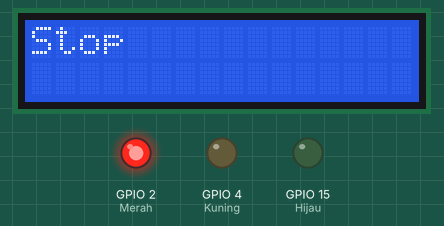
Simulated run of this sketch. Board: ESP32. Shown: 16×2 character LCD, output pins drawn as LEDs (lit = HIGH).

Above: at 0.1 s.
At 5.1 s:
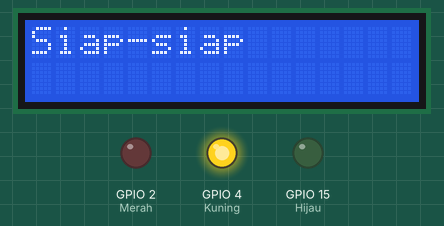
At 12.1 s:
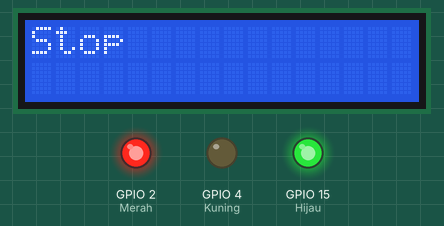
At 17.2 s:
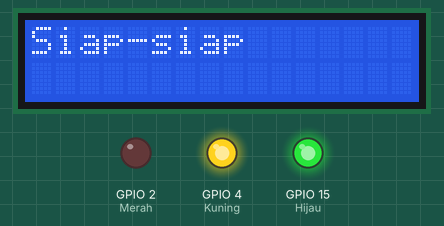
At 31.2 s:
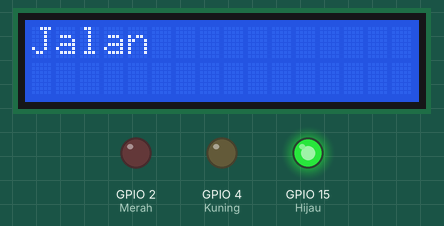
Timing chart, 0 to 37.6 s (numbered marks = the images above):
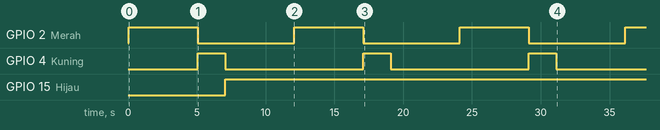

The sketch:

esp32-blink.ino
```cpp
#include <LiquidCrystal_I2C.h>

LiquidCrystal_I2C lcdSatu(0x27, 16, 2);

int Merah = 2;
int Kuning = 4;
int Hijau = 15;

void setup() {
  pinMode(Merah, OUTPUT);
  pinMode(Kuning, OUTPUT);
  pinMode(Hijau, OUTPUT);
  lcdSatu.init();
  lcdSatu.backlight();
}

void loop() {
  digitalWrite(Merah, HIGH);
  lcdSatu.setCursor(0,0);
  lcdSatu.print("Stop");
  delay(5000);

  digitalWrite(Merah, LOW);
  lcdSatu.clear();

  digitalWrite(Kuning, HIGH);
  lcdSatu.setCursor(0,0);
  lcdSatu.print("Siap-siap");
  delay(2000);

  digitalWrite(Kuning, LOW);
  lcdSatu.clear();

  digitalWrite(Hijau, HIGH);
  lcdSatu.setCursor(0,0);
  lcdSatu.print("Jalan");
  delay(5000);

  digitalWrite(Kuning, LOW);
  lcdSatu.clear();
}
```

Measured:
- by itself, GPIO 2 (Merah): alternates HIGH for 5.0 s and LOW for 7.0 s
- by itself, GPIO 4 (Kuning): alternates HIGH for 2.0 s and LOW for 10.0 s
- by itself, GPIO 15 (Hijau): LOW → HIGH at 7.1 s
- what the display in image 1 shows lasts 2.0 s, from 5.1 s to 7.1 s
- what the display in image 2 shows lasts 5.0 s, from 12.1 s to 17.1 s
